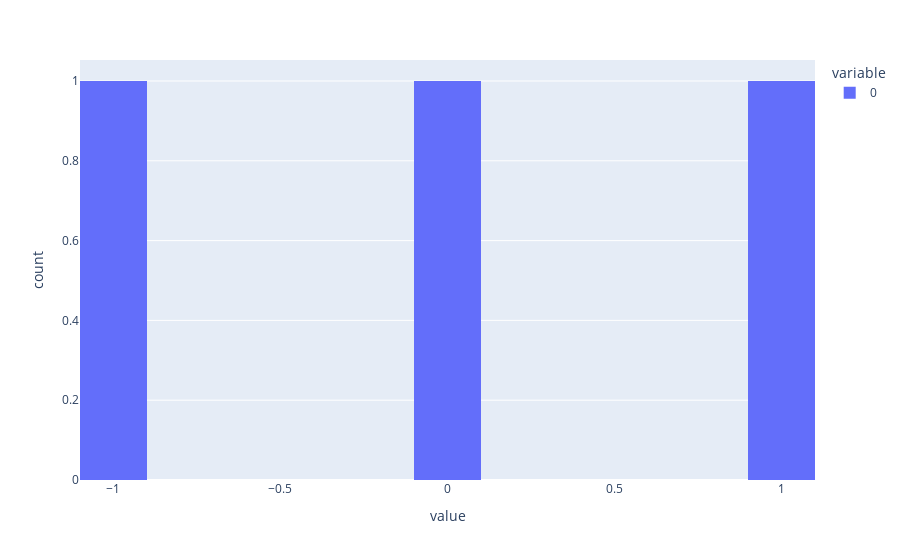

Notebook source saved alongside this figure:
### Code cell
import plotly
import plotly.express as px

print(f"Plotly version: {plotly.__version__}")

fig = go.Figure()
fig = px.histogram(result, nbins=20)
fig.show()

### Figure 1 — Plotly figure (JSON) as saved in the notebook; plotly's stock layout.template omitted (floating-point values rounded to 4 significant figures)
{"data": [{"alignmentgroup": "True", "bingroup": "x", "hovertemplate": "variable=0<br>value=%{x}<br>count=%{y}<extra></extra>", "legendgroup": "0", "marker": {"color": "#636efa", "pattern": {"shape": ""}}, "name": "0", "nbinsx": 20, "offsetgroup": "0", "orientation": "v", "showlegend": true, "type": "histogram", "x": [1, -1, 0], "xaxis": "x", "yaxis": "y"}], "layout": {"autosize": true, "barmode": "relative", "legend": {"title": {"text": "variable"}, "tracegroupgap": 0}, "margin": {"t": 60}, "xaxis": {"anchor": "y", "autorange": true, "domain": [0, 1], "range": [-1.1, 1.1], "title": {"text": "value"}, "type": "linear"}, "yaxis": {"anchor": "x", "autorange": true, "domain": [0, 1], "range": [0, 1.053], "title": {"text": "count"}}}}
